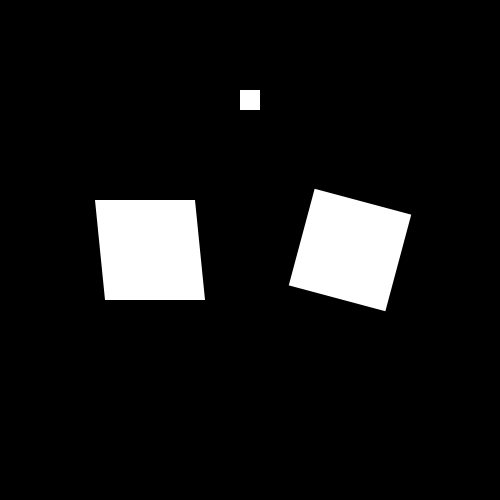
Frame 1 (no input)
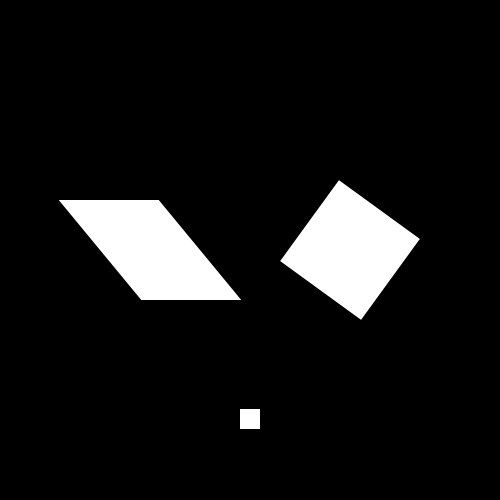
Frame 60 (the mouse pressed at the canvas centre just before this capture)
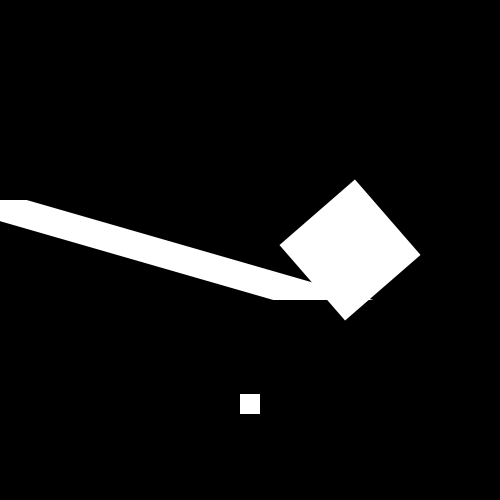
Frame 120 (the mouse held since frame 60 and released just before this capture)

The Processing sketch that drew these frames (run headless with seeded random() and noise(); from frame 60 on, the mouse is pressed at the canvas centre):

// Processing sketch: Gravita
// ── Gravita.pde
int l=100;
int a=0;
int y=100;
float v=0;
float g=0.2;
float shX=0.1;

void setup() {
  size(500, 500);
  noStroke();
  rectMode(CENTER);
}

void draw() {
  background(0);
  pushMatrix();
  translate(width/2-100, height/2); // sposta l'origine
  shearX(shX); // effettua una shear
  //scale(shX,2); // cambia le proporzioni
  //rotate(radians(millis()/100)); // ha (0,0) come perno
  fill(255);
  rect(0, 0, l, l);
  popMatrix();
  pushMatrix();
  translate(width/2+100, height/2);
  rotate(radians(millis()/10));
  rect(0, 0, l, l);
  popMatrix();
  rect(width/2, y, 20, 20);
  y+=v;
  v+=g;
  if(y>=height){
    v*=-0.5;
    y=height;
  }
  a+=2;
  shX+=0.01;
  // l+=1 è equivalente ad usare lo scale
}
